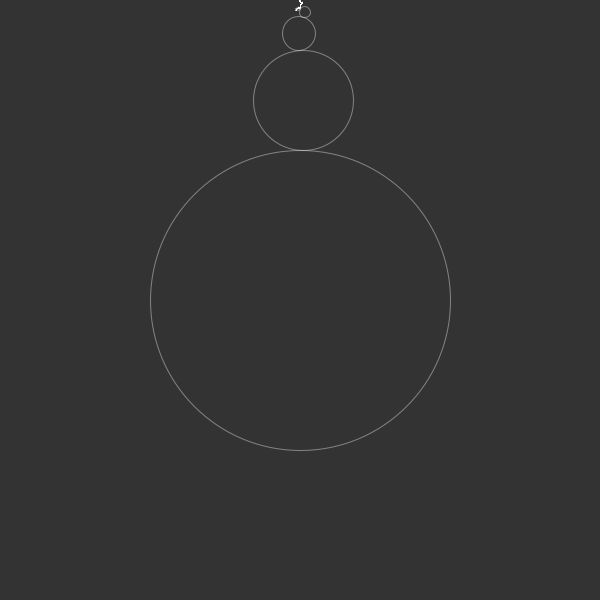
Frame 1 (no input)
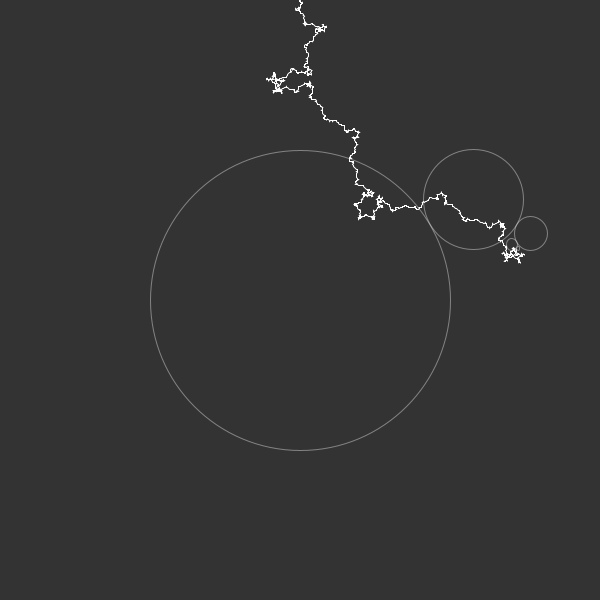
Frame 60 (the mouse pressed at the canvas centre just before this capture)
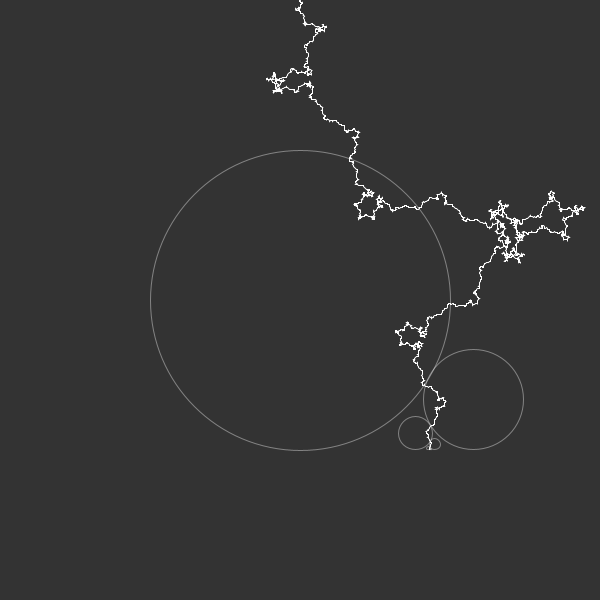
Frame 120 (the mouse held since frame 60 and released just before this capture)

The Processing sketch that drew these frames (run headless with seeded random() and noise(); from frame 60 on, the mouse is pressed at the canvas centre):

// Processing sketch: CC_61_fractal_spirograph
// ── CC_61_fractal_spirograph.pde
// Daniel Shiffman
// http://codingtra.in
// Fractal Spirograph
// Video: [coming soon]

ArrayList<PVector> path;

float angle = 0;
int resolution = 50;

Orbit sun;
Orbit end;

void setup() {
  size(600, 600);
  path = new ArrayList<PVector>();
  sun = new Orbit(width/2, height/2, width/4, 0);
  Orbit next = sun;
  for (int i = 0; i < 10; i++) {
    next = next.addChild();
  }
  end = next;
}

void draw() {
  background(51);

  for (int i = 0; i < resolution; i++) {
    Orbit next = sun;
    while (next != null) {
      next.update();
      //next.show();
      next = next.child;
    }
    path.add(new PVector(end.x, end.y));
  }

  Orbit next = sun;
  while (next != null) {
    next.show();
    next = next.child;
  }

  beginShape();
  stroke(255);
  noFill();
  for (PVector pos : path) {
    vertex(pos.x, pos.y);
  }
  endShape();
}
// ── Orbit.pde
// Daniel Shiffman
// http://codingtra.in
// Fractal Spirograph
// Video: [coming soon]

int k = -4;

class Orbit {
  float x;
  float y;
  float r;
  int n;
  Orbit parent;
  Orbit child;
  float speed;
  float angle;

  Orbit(float x_, float y_, float r_, int n_) {
    this(x_, y_, r_, n_, null);
  }

  Orbit(float x_, float y_, float r_, int n_, Orbit p) {
    x = x_;
    y = y_;
    r = r_;
    n = n_;
    speed = (radians(pow(k, n-1)))/resolution;
    parent = p;
    child = null;
    angle = -PI/2;
  }

  Orbit addChild() {
    float newr = r / 3.0;
    float newx = x + r + newr;
    float newy = y;
    child = new Orbit(newx, newy, newr, n+1, this);
    return child;
  }

  void update() {
    if (parent != null) {
      angle += speed;
      float rsum = r + parent.r;
      x = parent.x + rsum * cos(angle);
      y = parent.y + rsum * sin(angle);
    }
    //ellipse(x2, y2, r2*2, r2*2);
  }

  void show() {
    stroke(255, 100);
    strokeWeight(1);
    noFill();
    ellipse(x, y, r*2, r*2);
  }
}
